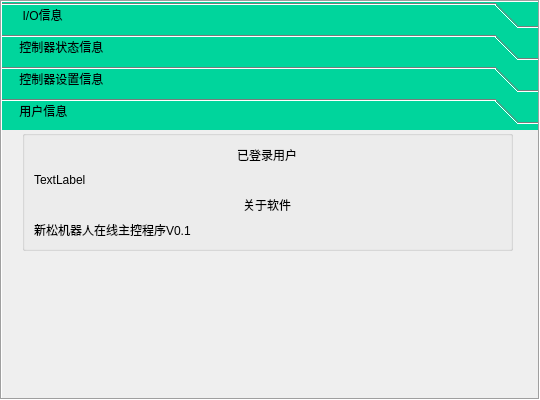
<?xml version="1.0" encoding="UTF-8"?>
<ui version="4.0">
 <class>SysInfoBox</class>
 <widget class="QToolBox" name="SysInfoBox">
  <property name="geometry">
   <rect>
    <x>0</x>
    <y>0</y>
    <width>540</width>
    <height>400</height>
   </rect>
  </property>
  <property name="palette">
   <palette>
    <active>
     <colorrole role="Base">
      <brush brushstyle="SolidPattern">
       <color alpha="255">
        <red>66</red>
        <green>198</green>
        <blue>97</blue>
       </color>
      </brush>
     </colorrole>
     <colorrole role="Window">
      <brush brushstyle="SolidPattern">
       <color alpha="255">
        <red>0</red>
        <green>213</green>
        <blue>156</blue>
       </color>
      </brush>
     </colorrole>
    </active>
    <inactive>
     <colorrole role="Base">
      <brush brushstyle="SolidPattern">
       <color alpha="255">
        <red>66</red>
        <green>198</green>
        <blue>97</blue>
       </color>
      </brush>
     </colorrole>
     <colorrole role="Window">
      <brush brushstyle="SolidPattern">
       <color alpha="255">
        <red>0</red>
        <green>213</green>
        <blue>156</blue>
       </color>
      </brush>
     </colorrole>
    </inactive>
    <disabled>
     <colorrole role="Base">
      <brush brushstyle="SolidPattern">
       <color alpha="255">
        <red>0</red>
        <green>213</green>
        <blue>156</blue>
       </color>
      </brush>
     </colorrole>
     <colorrole role="Window">
      <brush brushstyle="SolidPattern">
       <color alpha="255">
        <red>0</red>
        <green>213</green>
        <blue>156</blue>
       </color>
      </brush>
     </colorrole>
    </disabled>
   </palette>
  </property>
  <property name="windowTitle">
   <string>ToolBox</string>
  </property>
  <property name="frameShape">
   <enum>QFrame::Box</enum>
  </property>
  <property name="frameShadow">
   <enum>QFrame::Sunken</enum>
  </property>
  <property name="currentIndex">
   <number>3</number>
  </property>
  <widget class="QWidget" name="iofP">
   <property name="geometry">
    <rect>
     <x>0</x>
     <y>0</y>
     <width>536</width>
     <height>292</height>
    </rect>
   </property>
   <property name="layoutDirection">
    <enum>Qt::LeftToRight</enum>
   </property>
   <attribute name="label">
    <string>     I/O信息</string>
   </attribute>
   <widget class="QGroupBox" name="ioGrBox">
    <property name="geometry">
     <rect>
      <x>20</x>
      <y>0</y>
      <width>501</width>
      <height>101</height>
     </rect>
    </property>
    <layout class="QVBoxLayout" name="vLay">
     <item alignment="Qt::AlignHCenter">
      <widget class="QLabel" name="cfgNeLb">
       <property name="text">
        <string>配置信息</string>
       </property>
      </widget>
     </item>
     <item>
      <widget class="QLabel" name="cfgDetLb">
       <property name="text">
        <string>TextLabel</string>
       </property>
      </widget>
     </item>
     <item alignment="Qt::AlignHCenter">
      <widget class="QLabel" name="staInfoLb">
       <property name="text">
        <string>状态信息</string>
       </property>
      </widget>
     </item>
     <item>
      <widget class="QLabel" name="staDetLb">
       <property name="text">
        <string>TextLabel</string>
       </property>
      </widget>
     </item>
    </layout>
   </widget>
  </widget>
  <widget class="QWidget" name="ctlP">
   <property name="geometry">
    <rect>
     <x>0</x>
     <y>0</y>
     <width>536</width>
     <height>292</height>
    </rect>
   </property>
   <attribute name="label">
    <string>    控制器状态信息</string>
   </attribute>
   <widget class="QGroupBox" name="statsGrBox">
    <property name="geometry">
     <rect>
      <x>20</x>
      <y>0</y>
      <width>501</width>
      <height>201</height>
     </rect>
    </property>
    <layout class="QVBoxLayout" name="vLay_2">
     <item alignment="Qt::AlignHCenter">
      <widget class="QLabel" name="conNeLb">
       <property name="text">
        <string>通信状态</string>
       </property>
      </widget>
     </item>
     <item>
      <widget class="QLabel" name="conDetLb">
       <property name="text">
        <string>TextLabel</string>
       </property>
      </widget>
     </item>
     <item alignment="Qt::AlignHCenter">
      <widget class="QLabel" name="ctrNeLb">
       <property name="text">
        <string>设备状态</string>
       </property>
      </widget>
     </item>
     <item>
      <widget class="QLabel" name="ctrDetLb">
       <property name="text">
        <string>TextLabel</string>
       </property>
      </widget>
     </item>
     <item alignment="Qt::AlignHCenter">
      <widget class="QLabel" name="tepNeLb">
       <property name="text">
        <string>温度状态</string>
       </property>
      </widget>
     </item>
     <item>
      <widget class="QLabel" name="tepDetLb">
       <property name="text">
        <string>TextLabel</string>
       </property>
      </widget>
     </item>
     <item alignment="Qt::AlignHCenter">
      <widget class="QLabel" name="errNeLb">
       <property name="text">
        <string>异常信息</string>
       </property>
      </widget>
     </item>
     <item>
      <widget class="QLabel" name="errDetLb">
       <property name="text">
        <string>TextLabel</string>
       </property>
      </widget>
     </item>
    </layout>
   </widget>
  </widget>
  <widget class="QWidget" name="setP">
   <property name="geometry">
    <rect>
     <x>0</x>
     <y>0</y>
     <width>536</width>
     <height>292</height>
    </rect>
   </property>
   <attribute name="label">
    <string>    控制器设置信息</string>
   </attribute>
   <widget class="QGroupBox" name="setGrBox">
    <property name="geometry">
     <rect>
      <x>20</x>
      <y>0</y>
      <width>501</width>
      <height>271</height>
     </rect>
    </property>
    <property name="maximumSize">
     <size>
      <width>540</width>
      <height>400</height>
     </size>
    </property>
    <layout class="QVBoxLayout" name="vLay_3">
     <item alignment="Qt::AlignHCenter">
      <widget class="QLabel" name="vrnNeLb">
       <property name="text">
        <string>版本</string>
       </property>
      </widget>
     </item>
     <item>
      <widget class="QLabel" name="vrnDetLb">
       <property name="text">
        <string>TextLabel</string>
       </property>
      </widget>
     </item>
     <item alignment="Qt::AlignHCenter">
      <widget class="QLabel" name="softLmtNeLb">
       <property name="text">
        <string>软限位</string>
       </property>
      </widget>
     </item>
     <item>
      <widget class="QLabel" name="softLmtDetLb">
       <property name="text">
        <string>TextLabel</string>
       </property>
      </widget>
     </item>
     <item alignment="Qt::AlignHCenter">
      <widget class="QLabel" name="sptCfgNeLb">
       <property name="text">
        <string>运动参数限制</string>
       </property>
      </widget>
     </item>
     <item>
      <widget class="QLabel" name="sptDetLb">
       <property name="text">
        <string>TextLabel</string>
       </property>
      </widget>
     </item>
     <item alignment="Qt::AlignHCenter">
      <widget class="QLabel" name="zeroNeLb">
       <property name="text">
        <string>零位码盘值</string>
       </property>
      </widget>
     </item>
     <item>
      <widget class="QLabel" name="zeroDetLb">
       <property name="text">
        <string>TextLabel</string>
       </property>
      </widget>
     </item>
     <item alignment="Qt::AlignHCenter">
      <widget class="QLabel" name="dhCfgNeLb">
       <property name="text">
        <string>DH参数</string>
       </property>
      </widget>
     </item>
     <item>
      <widget class="QLabel" name="dhDetLb">
       <property name="text">
        <string>TextLabel</string>
       </property>
      </widget>
     </item>
     <item alignment="Qt::AlignHCenter">
      <widget class="QLabel" name="subPctNeLb">
       <property name="text">
        <string>减速比</string>
       </property>
      </widget>
     </item>
     <item>
      <widget class="QLabel" name="subPrecentLb">
       <property name="text">
        <string>TextLabel</string>
       </property>
      </widget>
     </item>
    </layout>
   </widget>
  </widget>
  <widget class="QWidget" name="usrP">
   <property name="geometry">
    <rect>
     <x>0</x>
     <y>0</y>
     <width>536</width>
     <height>292</height>
    </rect>
   </property>
   <attribute name="label">
    <string>    用户信息</string>
   </attribute>
   <widget class="QGroupBox" name="userGrBox">
    <property name="geometry">
     <rect>
      <x>20</x>
      <y>0</y>
      <width>491</width>
      <height>121</height>
     </rect>
    </property>
    <layout class="QVBoxLayout" name="vLay_4">
     <item alignment="Qt::AlignHCenter">
      <widget class="QLabel" name="usrNeLb">
       <property name="text">
        <string>已登录用户</string>
       </property>
      </widget>
     </item>
     <item>
      <widget class="QLabel" name="usrDetLb">
       <property name="text">
        <string>TextLabel</string>
       </property>
      </widget>
     </item>
     <item alignment="Qt::AlignHCenter">
      <widget class="QLabel" name="siaLb">
       <property name="text">
        <string>关于软件</string>
       </property>
      </widget>
     </item>
     <item>
      <widget class="QLabel" name="siaDetLb">
       <property name="text">
        <string>新松机器人在线主控程序V0.1</string>
       </property>
      </widget>
     </item>
    </layout>
   </widget>
  </widget>
 </widget>
 <resources/>
 <connections/>
</ui>
